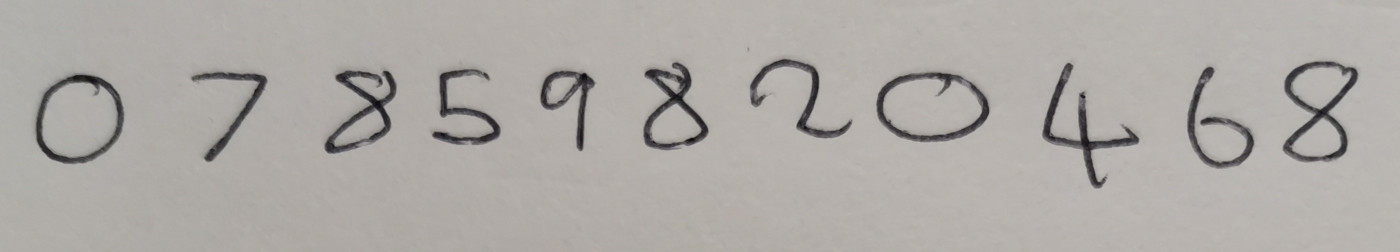
#> input picture imageRecognition/imageData/image.jpg, 2799 x 504 px, found by its file name (shown at 1/2 size)
$ python -i irs.py   (imports and definitions only)
#> lines starting #> are read from the running program, lines starting #| are printed output that depends on the picture; after the words box and inside, x2 and y2 are one past the last pixel; in counts of white or black regions, pixels touching at a corner belong together
from PIL import Image
import numpy as np
import os, sys
import math
from scipy import ndimage

photoFileName = "image"
photoFolderName = "imageData"

# turns the list of pixels in to an numpy matrix dependant on the size of the image

#returns the matrix of pixels
def toMatrix(im, l):
    width, height = im.size
    mat = np.array(l).reshape(height, width)
    return mat

# changes the values of the pixels depending on their brightness.
# the writing will be black and the background will be white

#returns the list of changed pixles
def toGreyScale(pixels):
    for x in range(len(pixels)):
        if pixels[x] > 100:
            pixels[x] = 0
        else:
            pixels[x] = 255

    return pixels

# [122 lines left out: functions getLine, splitImage, trimImage, getCenterOfMassShift, shift, not called in this run]


def handWrittenNumberData():

    im = Image.open('imageRecognition' + '/' + photoFolderName + "/" + photoFileName + ".jpg").convert('L')

    pixels = list(im.getdata())
#> pixels = 1410696 items

    pixels = toGreyScale(pixels)

    pixels = toMatrix(im, pixels)
#> in toMatrix, `mat = np.array(l).reshape(height, width)`:
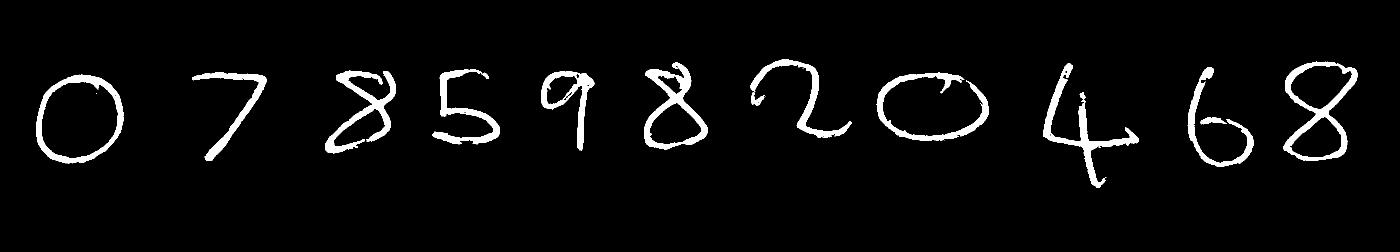
#> mat: shape (504, 2799) int64 (shown at 1/2 size); 4.3% white; 23 white regions (11 under 20 px), largest, box (x1, y1, x2, y2) and area: (2567, 123, 2715, 322) 6767, (2086, 126, 2277, 376) 6688, (650, 141, 792, 307) 6339

#> (the run stopped early here; a loop or call above may not have finished)
